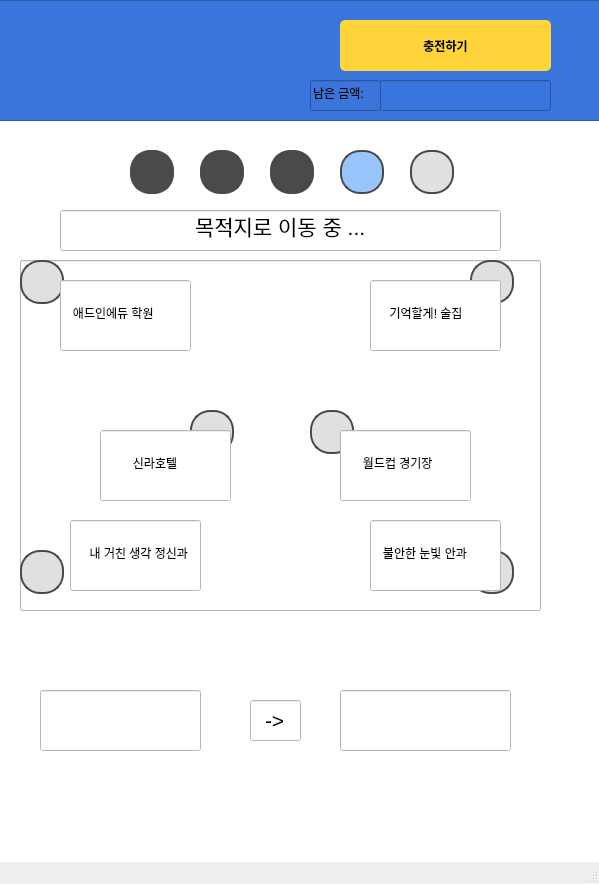
<?xml version="1.0" encoding="UTF-8"?>
<ui version="4.0">
 <class>MainWindow</class>
 <widget class="QMainWindow" name="MainWindow">
  <property name="geometry">
   <rect>
    <x>0</x>
    <y>0</y>
    <width>599</width>
    <height>884</height>
   </rect>
  </property>
  <property name="windowTitle">
   <string>MainWindow</string>
  </property>
  <widget class="QWidget" name="centralwidget">
   <property name="styleSheet">
    <string notr="true">background-color: white;
</string>
   </property>
   <widget class="QWidget" name="verticalLayoutWidget">
    <property name="geometry">
     <rect>
      <x>-10</x>
      <y>0</y>
      <width>621</width>
      <height>121</height>
     </rect>
    </property>
    <layout class="QVBoxLayout" name="verticalLayout">
     <item>
      <widget class="QFrame" name="frame">
       <property name="styleSheet">
        <string notr="true">background-color: #3A75DB
</string>
       </property>
       <property name="frameShape">
        <enum>QFrame::StyledPanel</enum>
       </property>
       <property name="frameShadow">
        <enum>QFrame::Raised</enum>
       </property>
       <widget class="QToolButton" name="ChargeBtn">
        <property name="geometry">
         <rect>
          <x>350</x>
          <y>20</y>
          <width>211</width>
          <height>51</height>
         </rect>
        </property>
        <property name="styleSheet">
         <string notr="true">background-color: #FFD43B;
color: black;
font-weight: bold;
border-radius: 5px;
padding: 5px 10px;
</string>
        </property>
        <property name="text">
         <string>충전하기</string>
        </property>
       </widget>
       <widget class="QLineEdit" name="Logo">
        <property name="geometry">
         <rect>
          <x>30</x>
          <y>20</y>
          <width>81</width>
          <height>71</height>
         </rect>
        </property>
        <property name="styleSheet">
         <string notr="true">QLineEdit {
    background-image: url(/home/lim/dev_ws/addintexi/UserGUI/data/icon/logo.png);
    background-repeat: no-repeat;
    background-position: center;
    background-size: cover; 
    border: none;
    padding: 0px;
}
</string>
        </property>
       </widget>
       <widget class="QLineEdit" name="Textbox">
        <property name="geometry">
         <rect>
          <x>320</x>
          <y>80</y>
          <width>71</width>
          <height>31</height>
         </rect>
        </property>
        <property name="text">
         <string>남은 금액:</string>
        </property>
       </widget>
       <widget class="QLineEdit" name="LeftMoney">
        <property name="geometry">
         <rect>
          <x>390</x>
          <y>80</y>
          <width>171</width>
          <height>31</height>
         </rect>
        </property>
        <property name="readOnly">
         <bool>true</bool>
        </property>
       </widget>
      </widget>
     </item>
    </layout>
   </widget>
   <widget class="QLineEdit" name="Prograss1">
    <property name="geometry">
     <rect>
      <x>130</x>
      <y>150</y>
      <width>44</width>
      <height>44</height>
     </rect>
    </property>
    <property name="styleSheet">
     <string notr="true">QLineEdit {
    background-color: #4A4A4A; /* 배경색 - 회색 */
    color: #000000;           /* 텍스트 색상 - 검정 */
    border: 2px solid #4A4A4A; /* 테두리 - 회색 */
    border-radius: 20px;       /* 반지름을 크기에 맞춰 조정 */
    min-width: 40px;           /* 최소 너비 (원 크기) */
    min-height: 40px;          /* 최소 높이 (원 크기) */
    max-width: 40px;
    max-height: 40px;
    padding: 0px;
    text-align: center;
}</string>
    </property>
   </widget>
   <widget class="QLineEdit" name="Prograss2">
    <property name="geometry">
     <rect>
      <x>200</x>
      <y>150</y>
      <width>44</width>
      <height>44</height>
     </rect>
    </property>
    <property name="styleSheet">
     <string notr="true">QLineEdit {
    background-color: #4A4A4A; /* 배경색 - 회색 */
    color: #000000;           /* 텍스트 색상 - 검정 */
    border: 2px solid #4A4A4A; /* 테두리 - 회색 */
    border-radius: 20px;       /* 반지름을 크기에 맞춰 조정 */
    min-width: 40px;           /* 최소 너비 (원 크기) */
    min-height: 40px;          /* 최소 높이 (원 크기) */
    max-width: 40px;
    max-height: 40px;
    padding: 0px;
    text-align: center;
}</string>
    </property>
   </widget>
   <widget class="QLineEdit" name="Prograss3">
    <property name="geometry">
     <rect>
      <x>270</x>
      <y>150</y>
      <width>44</width>
      <height>44</height>
     </rect>
    </property>
    <property name="styleSheet">
     <string notr="true">QLineEdit {
    background-color: #4A4A4A; /* 배경색 - 회색 */
    color: #000000;           /* 텍스트 색상 - 검정 */
    border: 2px solid #4A4A4A; /* 테두리 - 회색 */
    border-radius: 20px;       /* 반지름을 크기에 맞춰 조정 */
    min-width: 40px;           /* 최소 너비 (원 크기) */
    min-height: 40px;          /* 최소 높이 (원 크기) */
    max-width: 40px;
    max-height: 40px;
    padding: 0px;
    text-align: center;
}</string>
    </property>
   </widget>
   <widget class="QLineEdit" name="Prograss4">
    <property name="geometry">
     <rect>
      <x>340</x>
      <y>150</y>
      <width>44</width>
      <height>44</height>
     </rect>
    </property>
    <property name="styleSheet">
     <string notr="true">QLineEdit {
    background-color: #98C5FC;  /* 파란색 */
    color: #000000;
    border: 2px solid #4A4A4A; /* 테두리 - 회색 */
    border-radius: 20px;       /* 반지름을 크기에 맞춰 조정 */
    min-width: 40px;           /* 최소 너비 (원 크기) */
    min-height: 40px;          /* 최소 높이 (원 크기) */
    max-width: 40px;
    max-height: 40px;
    padding: 0px;
    text-align: center;
}</string>
    </property>
   </widget>
   <widget class="QLineEdit" name="Prograss5">
    <property name="geometry">
     <rect>
      <x>410</x>
      <y>150</y>
      <width>44</width>
      <height>44</height>
     </rect>
    </property>
    <property name="styleSheet">
     <string notr="true">QLineEdit {
    background-color: #E0E0E0; /* 배경색 - 회색 */
    color: #000000;           /* 텍스트 색상 - 검정 */
    border: 2px solid #4A4A4A; /* 테두리 - 회색 */
    border-radius: 20px;       /* 반지름을 크기에 맞춰 조정 */
    min-width: 40px;           /* 최소 너비 (원 크기) */
    min-height: 40px;          /* 최소 높이 (원 크기) */
    max-width: 40px;
    max-height: 40px;
    padding: 0px;
    text-align: center;
}</string>
    </property>
   </widget>
   <widget class="QLineEdit" name="Map">
    <property name="geometry">
     <rect>
      <x>20</x>
      <y>260</y>
      <width>521</width>
      <height>351</height>
     </rect>
    </property>
   </widget>
   <widget class="QLineEdit" name="UpTextbox">
    <property name="geometry">
     <rect>
      <x>60</x>
      <y>210</y>
      <width>441</width>
      <height>41</height>
     </rect>
    </property>
    <property name="font">
     <font>
      <pointsize>16</pointsize>
     </font>
    </property>
    <property name="text">
     <string>목적지로 이동 중 ...</string>
    </property>
    <property name="alignment">
     <set>Qt::AlignCenter</set>
    </property>
    <property name="readOnly">
     <bool>true</bool>
    </property>
   </widget>
   <widget class="QLineEdit" name="Pinky">
    <property name="geometry">
     <rect>
      <x>20</x>
      <y>260</y>
      <width>521</width>
      <height>351</height>
     </rect>
    </property>
   </widget>
   <widget class="QLineEdit" name="Icon1">
    <property name="geometry">
     <rect>
      <x>20</x>
      <y>260</y>
      <width>44</width>
      <height>44</height>
     </rect>
    </property>
    <property name="styleSheet">
     <string notr="true">QLineEdit {
    background-color: #E0E0E0; /* 배경색 - 회색 */
    color: #000000;           /* 텍스트 색상 - 검정 */
    border: 2px solid #4A4A4A; /* 테두리 - 회색 */
    border-radius: 20px;       /* 반지름을 크기에 맞춰 조정 */
    min-width: 40px;           /* 최소 너비 (원 크기) */
    min-height: 40px;          /* 최소 높이 (원 크기) */
    max-width: 40px;
    max-height: 40px;
    padding: 0px;
    text-align: center;
}</string>
    </property>
   </widget>
   <widget class="QLineEdit" name="Icon2">
    <property name="geometry">
     <rect>
      <x>470</x>
      <y>260</y>
      <width>44</width>
      <height>44</height>
     </rect>
    </property>
    <property name="styleSheet">
     <string notr="true">QLineEdit {
    background-color: #E0E0E0; /* 배경색 - 회색 */
    color: #000000;           /* 텍스트 색상 - 검정 */
    border: 2px solid #4A4A4A; /* 테두리 - 회색 */
    border-radius: 20px;       /* 반지름을 크기에 맞춰 조정 */
    min-width: 40px;           /* 최소 너비 (원 크기) */
    min-height: 40px;          /* 최소 높이 (원 크기) */
    max-width: 40px;
    max-height: 40px;
    padding: 0px;
    text-align: center;
}</string>
    </property>
   </widget>
   <widget class="QLineEdit" name="Icon4">
    <property name="geometry">
     <rect>
      <x>470</x>
      <y>550</y>
      <width>44</width>
      <height>44</height>
     </rect>
    </property>
    <property name="styleSheet">
     <string notr="true">QLineEdit {
    background-color: #E0E0E0; /* 배경색 - 회색 */
    color: #000000;           /* 텍스트 색상 - 검정 */
    border: 2px solid #4A4A4A; /* 테두리 - 회색 */
    border-radius: 20px;       /* 반지름을 크기에 맞춰 조정 */
    min-width: 40px;           /* 최소 너비 (원 크기) */
    min-height: 40px;          /* 최소 높이 (원 크기) */
    max-width: 40px;
    max-height: 40px;
    padding: 0px;
    text-align: center;
}</string>
    </property>
   </widget>
   <widget class="QLineEdit" name="Icon3">
    <property name="geometry">
     <rect>
      <x>20</x>
      <y>550</y>
      <width>44</width>
      <height>44</height>
     </rect>
    </property>
    <property name="styleSheet">
     <string notr="true">QLineEdit {
    background-color: #E0E0E0; /* 배경색 - 회색 */
    color: #000000;           /* 텍스트 색상 - 검정 */
    border: 2px solid #4A4A4A; /* 테두리 - 회색 */
    border-radius: 20px;       /* 반지름을 크기에 맞춰 조정 */
    min-width: 40px;           /* 최소 너비 (원 크기) */
    min-height: 40px;          /* 최소 높이 (원 크기) */
    max-width: 40px;
    max-height: 40px;
    padding: 0px;
    text-align: center;
}</string>
    </property>
   </widget>
   <widget class="QLineEdit" name="Icon5">
    <property name="geometry">
     <rect>
      <x>190</x>
      <y>410</y>
      <width>44</width>
      <height>44</height>
     </rect>
    </property>
    <property name="styleSheet">
     <string notr="true">QLineEdit {
    background-color: #E0E0E0; /* 배경색 - 회색 */
    color: #000000;           /* 텍스트 색상 - 검정 */
    border: 2px solid #4A4A4A; /* 테두리 - 회색 */
    border-radius: 20px;       /* 반지름을 크기에 맞춰 조정 */
    min-width: 40px;           /* 최소 너비 (원 크기) */
    min-height: 40px;          /* 최소 높이 (원 크기) */
    max-width: 40px;
    max-height: 40px;
    padding: 0px;
    text-align: center;
}</string>
    </property>
   </widget>
   <widget class="QLineEdit" name="Icon6">
    <property name="geometry">
     <rect>
      <x>310</x>
      <y>410</y>
      <width>44</width>
      <height>44</height>
     </rect>
    </property>
    <property name="styleSheet">
     <string notr="true">QLineEdit {
    background-color: #E0E0E0; /* 배경색 - 회색 */
    color: #000000;           /* 텍스트 색상 - 검정 */
    border: 2px solid #4A4A4A; /* 테두리 - 회색 */
    border-radius: 20px;       /* 반지름을 크기에 맞춰 조정 */
    min-width: 40px;           /* 최소 너비 (원 크기) */
    min-height: 40px;          /* 최소 높이 (원 크기) */
    max-width: 40px;
    max-height: 40px;
    padding: 0px;
    text-align: center;
}</string>
    </property>
   </widget>
   <widget class="QLineEdit" name="Info1">
    <property name="geometry">
     <rect>
      <x>60</x>
      <y>280</y>
      <width>131</width>
      <height>71</height>
     </rect>
    </property>
    <property name="text">
     <string>   애드인에듀 학원</string>
    </property>
   </widget>
   <widget class="QLineEdit" name="Info2">
    <property name="geometry">
     <rect>
      <x>370</x>
      <y>280</y>
      <width>131</width>
      <height>71</height>
     </rect>
    </property>
    <property name="text">
     <string>     기억할게! 술집</string>
    </property>
   </widget>
   <widget class="QLineEdit" name="Info5">
    <property name="geometry">
     <rect>
      <x>100</x>
      <y>430</y>
      <width>131</width>
      <height>71</height>
     </rect>
    </property>
    <property name="text">
     <string>         신라호텔</string>
    </property>
   </widget>
   <widget class="QLineEdit" name="Info6">
    <property name="geometry">
     <rect>
      <x>340</x>
      <y>430</y>
      <width>131</width>
      <height>71</height>
     </rect>
    </property>
    <property name="text">
     <string>      월드컵 경기장</string>
    </property>
    <property name="readOnly">
     <bool>false</bool>
    </property>
   </widget>
   <widget class="QLineEdit" name="Info3">
    <property name="geometry">
     <rect>
      <x>70</x>
      <y>520</y>
      <width>131</width>
      <height>71</height>
     </rect>
    </property>
    <property name="text">
     <string>     내 거친 생각 정신과</string>
    </property>
   </widget>
   <widget class="QLineEdit" name="Info4">
    <property name="geometry">
     <rect>
      <x>370</x>
      <y>520</y>
      <width>131</width>
      <height>71</height>
     </rect>
    </property>
    <property name="text">
     <string>   불안한 눈빛 안과</string>
    </property>
    <property name="readOnly">
     <bool>false</bool>
    </property>
   </widget>
   <widget class="QLineEdit" name="UpTextbox_2">
    <property name="geometry">
     <rect>
      <x>250</x>
      <y>700</y>
      <width>51</width>
      <height>41</height>
     </rect>
    </property>
    <property name="font">
     <font>
      <pointsize>16</pointsize>
     </font>
    </property>
    <property name="text">
     <string>-&gt;</string>
    </property>
    <property name="alignment">
     <set>Qt::AlignCenter</set>
    </property>
   </widget>
   <widget class="QLineEdit" name="lineEdit">
    <property name="geometry">
     <rect>
      <x>40</x>
      <y>690</y>
      <width>161</width>
      <height>61</height>
     </rect>
    </property>
    <property name="readOnly">
     <bool>true</bool>
    </property>
   </widget>
   <widget class="QLineEdit" name="lineEdit_2">
    <property name="geometry">
     <rect>
      <x>340</x>
      <y>690</y>
      <width>171</width>
      <height>61</height>
     </rect>
    </property>
    <property name="readOnly">
     <bool>true</bool>
    </property>
   </widget>
  </widget>
  <widget class="QStatusBar" name="statusbar"/>
 </widget>
 <resources/>
 <connections/>
</ui>
